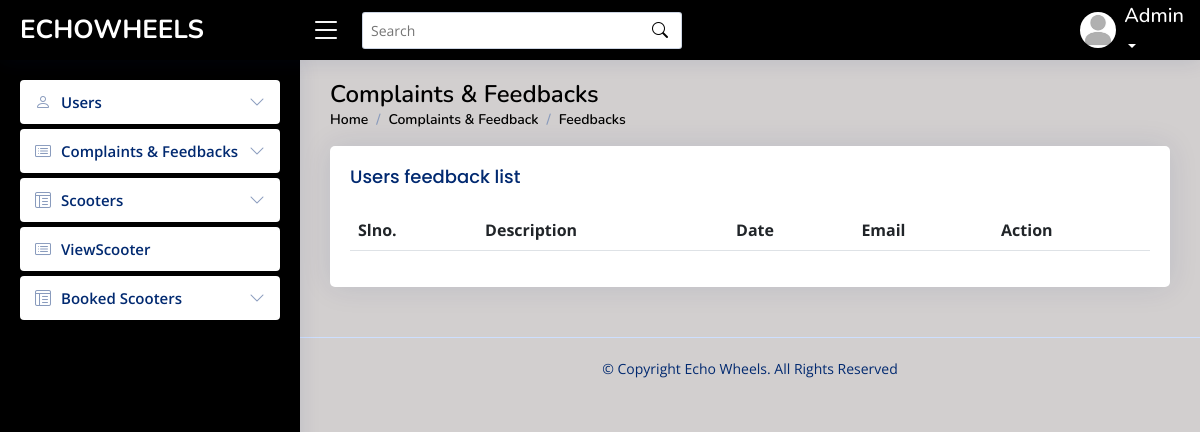
Page /admin/feedbacks.php on the earlier database version.
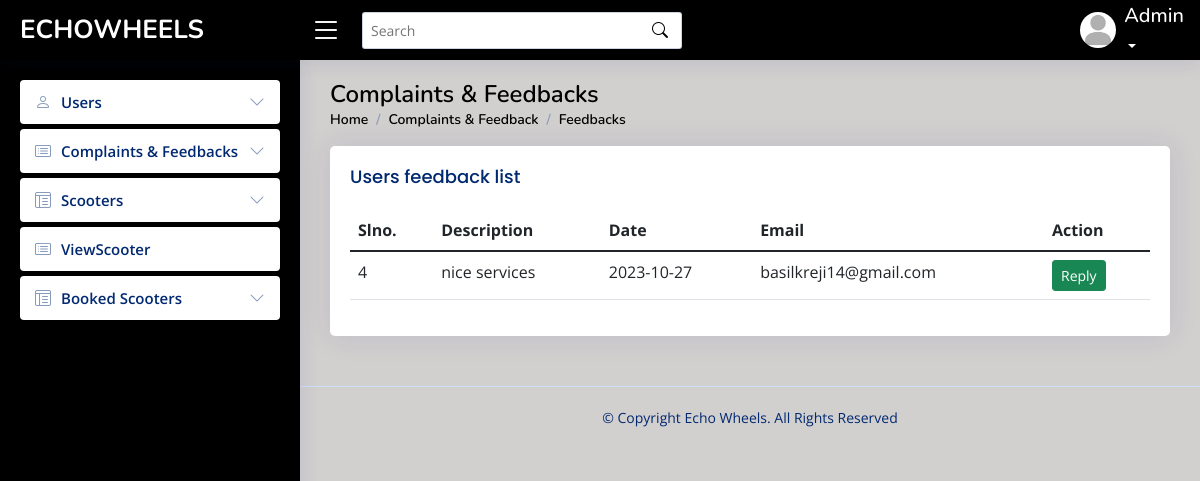
Same page on the later database version.
### tables this page shows
CREATE TABLE `feedback` (
  `feedback_id` int(50) NOT NULL,
  `email_id` varchar(50) NOT NULL,
  `description` varchar(50) NOT NULL,
  `date` date NOT NULL,
  `reply` varchar(70) NOT NULL,
  `message` varchar(50) NOT NULL
);

### connect.php (called while the page is built, shortened)
<?php
$dbname="echowheels";
$conn=mysqli_connect("localhost","root","",$dbname);
function select_data($sql)
{
  global $conn;
  $res = mysqli_query($conn, $sql);
  if ($res)
    return $res;
  else
    return False;
}
?>

### admin/feedbacks.php (the view, shortened to what this page needs)
<?php
include("header.php");
?>
  <main id="main" class="main">
    <div class="pagetitle">
      <h1>Complaints & Feedbacks</h1>
      <nav>
        <ol class="breadcrumb">
          <li class="breadcrumb-item"><a href="activeuser.php">Home</a></li>
          <li class="breadcrumb-item active">Complaints & Feedback</li>
          <li class="breadcrumb-item active">Feedbacks</li>
        </ol>
      </nav>
    </div>
    <div class="card">
          <div class="card-body">
            <h5 class="card-title">
            Users feedback list
            </h5>
    <section class="section dashboard">
      <div class="row">
      <section class="section">
      <div class="row">
        <div class="col-lg-12">
              <table class="table datatable">
                <thead>
                  <tr>
                    <th scope="col">Slno.</th>
                    <th scope="col">Description</th>
                    <th scope="col">Date</th>
                    <th scope="col">Email</th>
                    <th scope="col">Action</th>
                  </tr>
                </thead>
                <tbody>
                <?php
               $sql = "SELECT * FROM feedback where  reply='0' ";
                $data=select_data($sql);
                while ($row = mysqli_fetch_assoc($data)) {
                  ?>
                  <tr>
                 <td><?php echo  $row['feedback_id'] ?></td>
                 <td> <?php echo $row['description'] ?></td>
                 <td><?php echo $row['date']?></td>
                 <td> <?php echo $row['email_id']  ?></td>
                 <td>
                      <div class="btn-group">
                      <a href="feedbackreply.php?id=<?php echo $row['feedback_id'] ?>" class="btn btn-success btn-sm">Reply</a>
                      </div>
                    </td>
                  <?php
                  }
                  ?>
                </tbody>
              </table>
            </div>
          </div>
        </div>
      </div>
  </main>

Differences in the rows shown:
added feedback: feedback_id "4", description "nice services", date "2023-10-27", email "basilkreji14@gmail.com"
